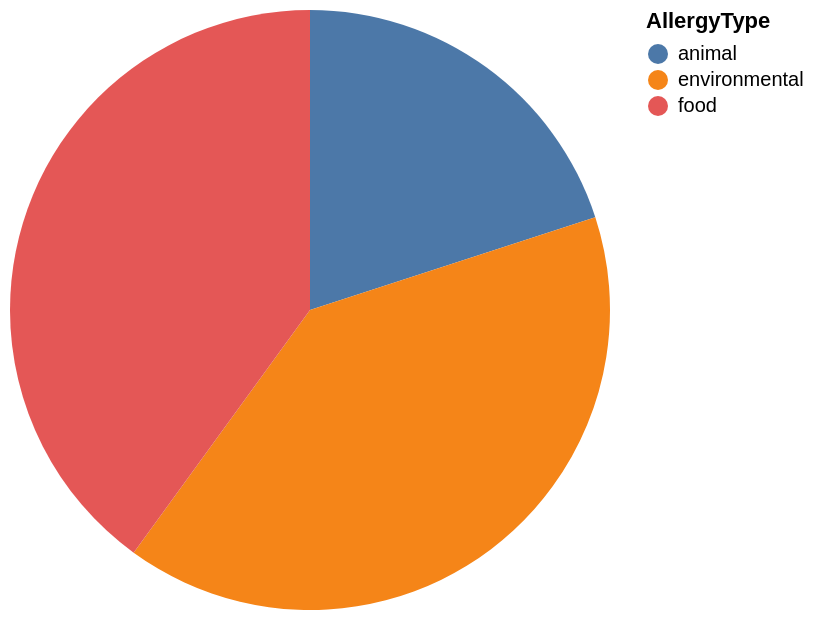

The specification (Vega-Lite) saved for this image:
### Vega-Lite specification from a JSON file in a GitHub repository (floating-point values rounded to 4 significant figures)
{"data": {"values": [{"x_data": "animal", "y_data": 2}, {"x_data": "environmental", "y_data": 4}, {"x_data": "food", "y_data": 4}]}, "mark": "arc", "encoding": {"theta": {"field": "y_data", "type": "quantitative", "title": "COUNT(AllergyType)"}, "color": {"field": "x_data", "type": "nominal", "title": "AllergyType"}}}
